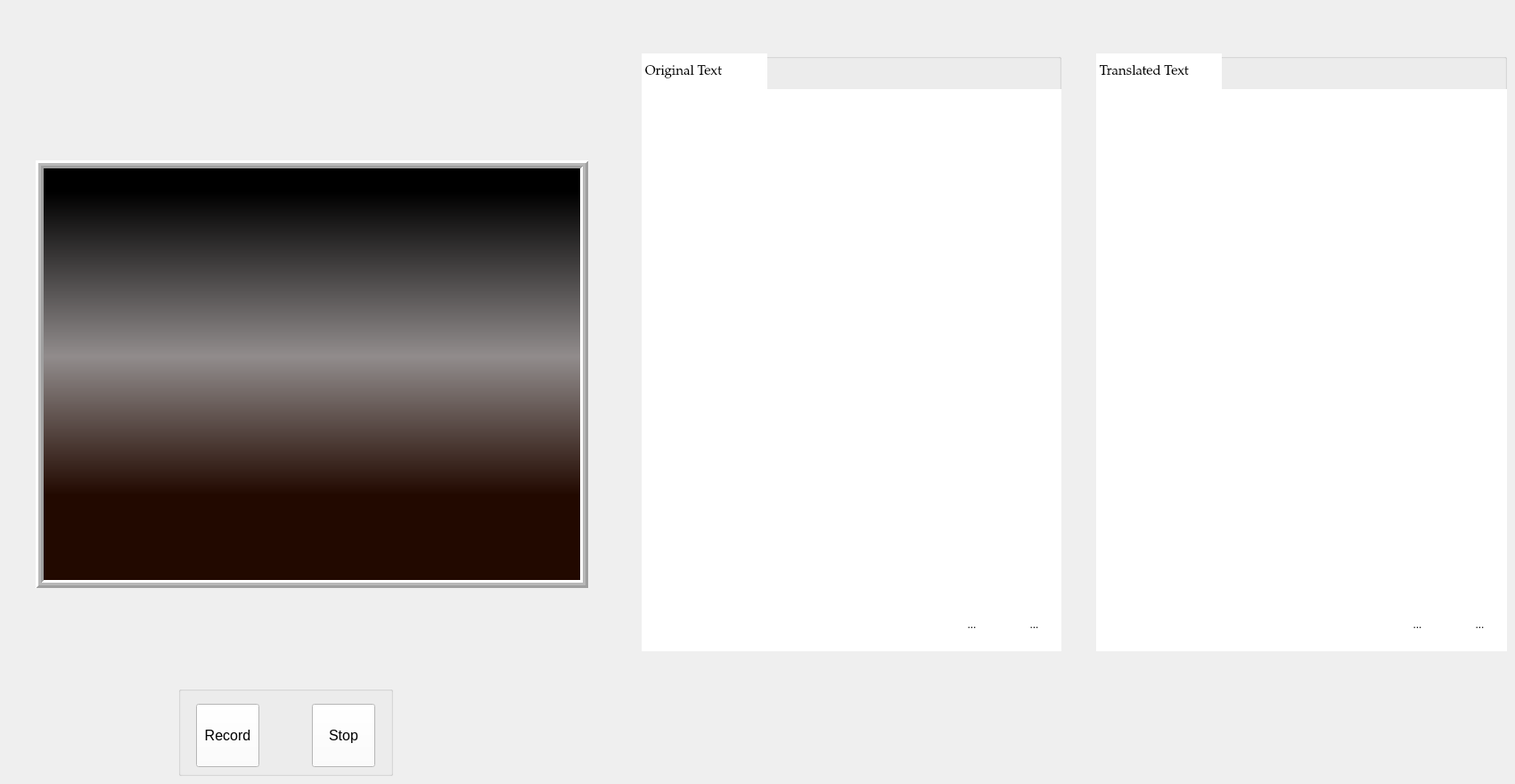
    <widget class="QWidget" name="page2">
     <widget class="QLabel" name="displayvideo">
      <property name="geometry">
       <rect>
        <x>40</x>
        <y>180</y>
        <width>620</width>
        <height>480</height>
       </rect>
      </property>
      <property name="styleSheet">
       <string notr="true">background-color: qlineargradient(spread:pad, x1:0, y1:1, x2:0, y2:0, stop:0.218905 rgba(34, 9, 0, 255), stop:0.542289 rgba(145, 140, 140, 255), stop:0.925373 rgba(0, 0, 0, 255));</string>
      </property>
      <property name="frameShape">
       <enum>QFrame::Box</enum>
      </property>
      <property name="frameShadow">
       <enum>QFrame::Raised</enum>
      </property>
      <property name="lineWidth">
       <number>3</number>
      </property>
      <property name="midLineWidth">
       <number>3</number>
      </property>
      <property name="text">
       <string/>
      </property>
     </widget>
     <widget class="QGroupBox" name="groupBox_3">
      <property name="geometry">
       <rect>
        <x>200</x>
        <y>770</y>
        <width>241</width>
        <height>101</height>
       </rect>
      </property>
      <property name="title">
       <string/>
      </property>
      <widget class="QToolButton" name="record">
       <property name="geometry">
        <rect>
         <x>20</x>
         <y>20</y>
         <width>71</width>
         <height>71</height>
        </rect>
       </property>
       <property name="font">
        <font>
         <pointsize>12</pointsize>
        </font>
       </property>
       <property name="cursor">
        <cursorShape>PointingHandCursor</cursorShape>
       </property>
       <property name="styleSheet">
        <string notr="true">background-color: rgb(255, 255, 255);</string>
       </property>
       <property name="text">
        <string>Record</string>
       </property>
       <property name="icon">
        <iconset>
         <normaloff>resources/127713669-record-button-icon-audio-video-recording-start-button-vector-art-illustration.jpg</normaloff>resources/127713669-record-button-icon-audio-video-recording-start-button-vector-art-illustration.jpg</iconset>
       </property>
       <property name="iconSize">
        <size>
         <width>60</width>
         <height>40</height>
        </size>
       </property>
       <property name="toolButtonStyle">
        <enum>Qt::ToolButtonTextUnderIcon</enum>
       </property>
      </widget>
      <widget class="QToolButton" name="stop">
       <property name="geometry">
        <rect>
         <x>150</x>
         <y>20</y>
         <width>71</width>
         <height>71</height>
        </rect>
       </property>
       <property name="font">
        <font>
         <pointsize>12</pointsize>
        </font>
       </property>
       <property name="cursor">
        <cursorShape>PointingHandCursor</cursorShape>
       </property>
       <property name="styleSheet">
        <string notr="true">background-color: rgb(255, 255, 255);</string>
       </property>
       <property name="text">
        <string>Stop</string>
       </property>
       <property name="icon">
        <iconset>
         <normaloff>resources/download (12).jpg</normaloff>resources/download (12).jpg</iconset>
       </property>
       <property name="iconSize">
        <size>
         <width>60</width>
         <height>40</height>
        </size>
       </property>
       <property name="toolButtonStyle">
        <enum>Qt::ToolButtonTextUnderIcon</enum>
       </property>
      </widget>
     </widget>
     <widget class="QGroupBox" name="groupBox_6">
      <property name="geometry">
       <rect>
        <x>720</x>
        <y>60</y>
        <width>471</width>
        <height>671</height>
       </rect>
      </property>
      <property name="title">
       <string/>
      </property>
      <widget class="QPlainTextEdit" name="plainTextEdit_5">
       <property name="geometry">
        <rect>
         <x>0</x>
         <y>40</y>
         <width>471</width>
         <height>631</height>
        </rect>
       </property>
       <property name="font">
        <font>
         <family>Times New Roman</family>
         <pointsize>12</pointsize>
        </font>
       </property>
       <property name="styleSheet">
        <string notr="true">background-color: rgb(255, 255, 255);</string>
       </property>
       <property name="frameShape">
        <enum>QFrame::Box</enum>
       </property>
       <property name="frameShadow">
        <enum>QFrame::Raised</enum>
       </property>
       <property name="lineWidth">
        <number>0</number>
       </property>
       <property name="midLineWidth">
        <number>0</number>
       </property>
       <property name="tabChangesFocus">
        <bool>false</bool>
       </property>
       <property name="documentTitle">
        <string/>
       </property>
       <property name="readOnly">
        <bool>false</bool>
       </property>
       <property name="plainText">
        <string/>
       </property>
       <property name="backgroundVisible">
        <bool>false</bool>
       </property>
       <property name="placeholderText">
        <string/>
       </property>
      </widget>
      <widget class="QLabel" name="label_5">
       <property name="geometry">
        <rect>
         <x>0</x>
         <y>0</y>
         <width>141</width>
         <height>41</height>
        </rect>
       </property>
       <property name="font">
        <font>
         <family>Palatino Linotype</family>
         <pointsize>11</pointsize>
        </font>
       </property>
       <property name="styleSheet">
        <string notr="true">background-color: rgb(255, 255, 255);</string>
       </property>
       <property name="text">
        <string> Original Text</string>
       </property>
      </widget>
      <widget class="QToolButton" name="t6">
       <property name="geometry">
        <rect>
         <x>410</x>
         <y>610</y>
         <width>61</width>
         <height>61</height>
        </rect>
       </property>
       <property name="cursor">
        <cursorShape>PointingHandCursor</cursorShape>
       </property>
       <property name="toolTip">
        <string>&lt;html&gt;&lt;head/&gt;&lt;body&gt;&lt;p&gt;&lt;span style=&quot; font-size:10pt;&quot;&gt;Copy&lt;/span&gt;&lt;/p&gt;&lt;/body&gt;&lt;/html&gt;</string>
       </property>
       <property name="styleSheet">
        <string notr="true">background-color: rgb(255, 255, 255);</string>
       </property>
       <property name="text">
        <string>...</string>
       </property>
       <property name="icon">
        <iconset>
         <normaloff>resources/download (10).png</normaloff>resources/download (10).png</iconset>
       </property>
       <property name="iconSize">
        <size>
         <width>60</width>
         <height>70</height>
        </size>
       </property>
       <property name="autoRaise">
        <bool>true</bool>
       </property>
      </widget>
      <widget class="QToolButton" name="t5">
       <property name="geometry">
        <rect>
         <x>340</x>
         <y>610</y>
         <width>61</width>
         <height>61</height>
        </rect>
       </property>
       <property name="cursor">
        <cursorShape>PointingHandCursor</cursorShape>
       </property>
       <property name="toolTip">
        <string>&lt;html&gt;&lt;head/&gt;&lt;body&gt;&lt;p&gt;&lt;span style=&quot; font-size:10pt;&quot;&gt;Clear&lt;/span&gt;&lt;/p&gt;&lt;/body&gt;&lt;/html&gt;</string>
       </property>
       <property name="styleSheet">
        <string notr="true">background-color: rgb(255, 255, 255);</string>
       </property>
       <property name="text">
        <string>...</string>
       </property>
       <property name="icon">
        <iconset>
         <normaloff>resources/erase.jpg</normaloff>resources/erase.jpg</iconset>
       </property>
       <property name="iconSize">
        <size>
         <width>60</width>
         <height>70</height>
        </size>
       </property>
       <property name="autoRaise">
        <bool>true</bool>
       </property>
      </widget>
     </widget>
     <widget class="QGroupBox" name="groupBox_7">
      <property name="geometry">
       <rect>
        <x>1230</x>
        <y>60</y>
        <width>461</width>
        <height>671</height>
       </rect>
      </property>
      <property name="title">
       <string/>
      </property>
      <widget class="QPlainTextEdit" name="plainTextEdit_6">
       <property name="geometry">
        <rect>
         <x>0</x>
         <y>40</y>
         <width>461</width>
         <height>631</height>
        </rect>
       </property>
       <property name="font">
        <font>
         <family>Times New Roman</family>
         <pointsize>12</pointsize>
        </font>
       </property>
       <property name="styleSheet">
        <string notr="true">background-color: rgb(255, 255, 255);</string>
       </property>
       <property name="frameShape">
        <enum>QFrame::Box</enum>
       </property>
       <property name="frameShadow">
        <enum>QFrame::Raised</enum>
       </property>
       <property name="lineWidth">
        <number>0</number>
       </property>
       <property name="midLineWidth">
        <number>0</number>
       </property>
       <property name="tabChangesFocus">
        <bool>false</bool>
       </property>
       <property name="documentTitle">
        <string/>
       </property>
       <property name="readOnly">
        <bool>true</bool>
       </property>
       <property name="plainText">
        <string/>
       </property>
       <property name="backgroundVisible">
        <bool>false</bool>
       </property>
       <property name="placeholderText">
        <string/>
       </property>
      </widget>
      <widget class="QLabel" name="label_6">
       <property name="geometry">
        <rect>
         <x>0</x>
         <y>0</y>
         <width>141</width>
         <height>41</height>
        </rect>
       </property>
       <property name="font">
        <font>
         <family>Palatino Linotype</family>
         <pointsize>11</pointsize>
        </font>
       </property>
       <property name="styleSheet">
        <string notr="true">background-color: rgb(255, 255, 255);</string>
       </property>
       <property name="text">
        <string> Translated Text</string>
       </property>
      </widget>
      <widget class="QToolButton" name="t8">
       <property name="geometry">
        <rect>
         <x>400</x>
         <y>610</y>
         <width>61</width>
         <height>61</height>
        </rect>
       </property>
       <property name="cursor">
        <cursorShape>PointingHandCursor</cursorShape>
       </property>
       <property name="toolTip">
        <string>&lt;html&gt;&lt;head/&gt;&lt;body&gt;&lt;p&gt;&lt;span style=&quot; font-size:10pt;&quot;&gt;Copy&lt;/span&gt;&lt;/p&gt;&lt;/body&gt;&lt;/html&gt;</string>
       </property>
       <property name="styleSheet">
        <string notr="true">background-color: rgb(255, 255, 255);</string>
       </property>
       <property name="text">
        <string>...</string>
       </property>
       <property name="icon">
        <iconset>
         <normaloff>resources/download (10).png</normaloff>resources/download (10).png</iconset>
       </property>
       <property name="iconSize">
        <size>
         <width>60</width>
         <height>70</height>
        </size>
       </property>
       <property name="autoRaise">
        <bool>true</bool>
       </property>
      </widget>
      <widget class="QToolButton" name="t7">
       <property name="geometry">
        <rect>
         <x>330</x>
         <y>610</y>
         <width>61</width>
         <height>61</height>
        </rect>
       </property>
       <property name="cursor">
        <cursorShape>PointingHandCursor</cursorShape>
       </property>
       <property name="toolTip">
        <string>&lt;html&gt;&lt;head/&gt;&lt;body&gt;&lt;p&gt;&lt;span style=&quot; font-size:10pt;&quot;&gt;Clear&lt;/span&gt;&lt;/p&gt;&lt;/body&gt;&lt;/html&gt;</string>
       </property>
       <property name="styleSheet">
        <string notr="true">background-color: rgb(255, 255, 255);</string>
       </property>
       <property name="text">
        <string>...</string>
       </property>
       <property name="icon">
        <iconset>
         <normaloff>resources/erase.jpg</normaloff>resources/erase.jpg</iconset>
       </property>
       <property name="iconSize">
        <size>
         <width>60</width>
         <height>70</height>
        </size>
       </property>
       <property name="autoRaise">
        <bool>true</bool>
       </property>
      </widget>
     </widget>
    </widget>
